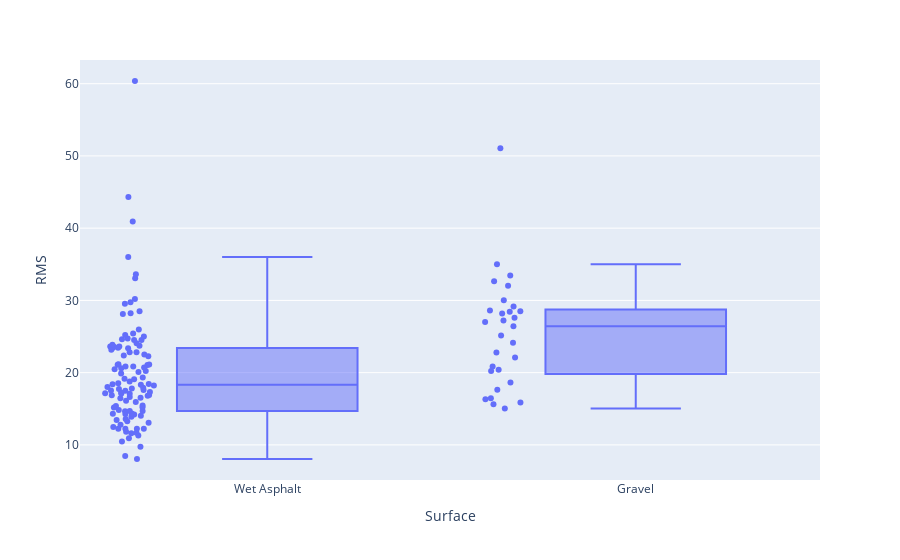

Notebook code for this chart:
### Code cell
import plotly.express as px
fig = px.box(alldf, x="Surface", y="RMS", points = 'all')
fig.show()

### Figure 1 — Plotly figure (JSON) as saved in the notebook; plotly's stock layout.template omitted (floating-point values rounded to 4 significant figures; data arrays with more than 128 entries replaced by an {"elided": "..."} marker saying what was removed)
{"data": [{"alignmentgroup": "True", "boxpoints": "all", "hovertemplate": "Surface=%{x}<br>RMS=%{y}<extra></extra>", "legendgroup": "", "marker": {"color": "#636efa"}, "name": "", "notched": false, "offsetgroup": "", "orientation": "v", "showlegend": false, "type": "box", "x": {"elided": "139 str values"}, "x0": " ", "xaxis": "x", "y": {"elided": "139 float values"}, "y0": " ", "yaxis": "y"}], "layout": {"boxmode": "group", "legend": {"tracegroupgap": 0}, "margin": {"t": 60}, "xaxis": {"anchor": "y", "domain": [0, 1], "title": {"text": "Surface"}}, "yaxis": {"anchor": "x", "domain": [0, 1], "title": {"text": "RMS"}}}}
